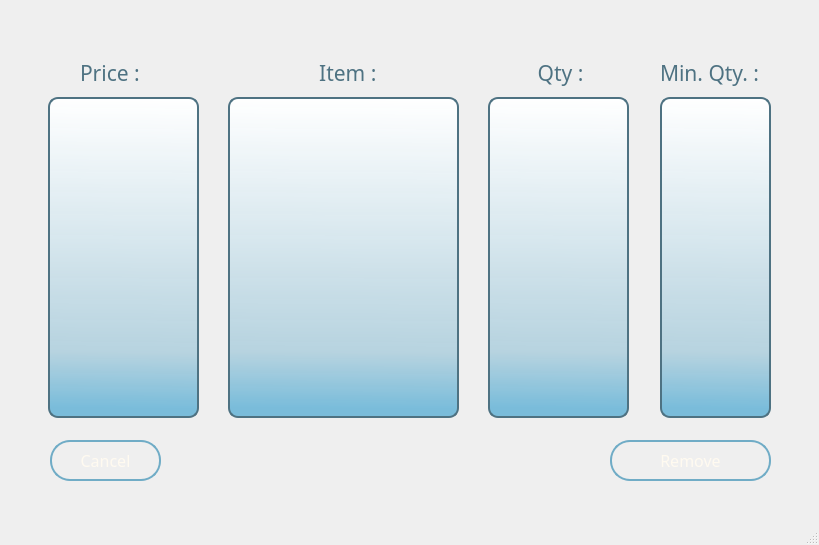
<?xml version="1.0" encoding="UTF-8"?>
<ui version="4.0">
 <class>show_inven</class>
 <widget class="QMainWindow" name="show_inven">
  <property name="geometry">
   <rect>
    <x>0</x>
    <y>0</y>
    <width>819</width>
    <height>545</height>
   </rect>
  </property>
  <property name="windowTitle">
   <string>Current Inventory</string>
  </property>
  <property name="windowIcon">
   <iconset>
    <normaloff>icon.png</normaloff>icon.png</iconset>
  </property>
  <property name="styleSheet">
   <string notr="true"/>
  </property>
  <widget class="QWidget" name="centralwidget">
   <widget class="QListView" name="price_list">
    <property name="geometry">
     <rect>
      <x>48</x>
      <y>97</y>
      <width>151</width>
      <height>321</height>
     </rect>
    </property>
    <property name="font">
     <font>
      <family>Segoe UI Variable Small Light</family>
      <pointsize>10</pointsize>
     </font>
    </property>
    <property name="styleSheet">
     <string notr="true">QListView {
    background-color: qlineargradient(spread:pad, x1:0.537, y1:0.971591, x2:0.542, y2:0, stop:0 rgba(114, 185, 217, 239), stop:0.178947 rgba(180, 210, 223, 243), stop:1 rgba(255, 255, 255, 255));
    border: 2px solid rgb(78, 114, 130);
    border-radius: 10px;
}
</string>
    </property>
   </widget>
   <widget class="QListView" name="qty_list">
    <property name="geometry">
     <rect>
      <x>488</x>
      <y>97</y>
      <width>141</width>
      <height>321</height>
     </rect>
    </property>
    <property name="font">
     <font>
      <family>Segoe UI Variable Small Light</family>
      <pointsize>10</pointsize>
     </font>
    </property>
    <property name="styleSheet">
     <string notr="true">QListView {
    background-color: qlineargradient(spread:pad, x1:0.537, y1:0.971591, x2:0.542, y2:0, stop:0 rgba(114, 185, 217, 239), stop:0.178947 rgba(180, 210, 223, 243), stop:1 rgba(255, 255, 255, 255));
    border: 2px solid rgb(78, 114, 130);
    border-radius: 10px;
}
</string>
    </property>
   </widget>
   <widget class="QListView" name="item_list">
    <property name="geometry">
     <rect>
      <x>228</x>
      <y>97</y>
      <width>231</width>
      <height>321</height>
     </rect>
    </property>
    <property name="font">
     <font>
      <family>Segoe UI Variable Small Light</family>
      <pointsize>10</pointsize>
     </font>
    </property>
    <property name="styleSheet">
     <string notr="true">QListView {
    background-color: qlineargradient(spread:pad, x1:0.537, y1:0.971591, x2:0.542, y2:0, stop:0 rgba(114, 185, 217, 239), stop:0.178947 rgba(180, 210, 223, 243), stop:1 rgba(255, 255, 255, 255));
    border: 2px solid rgb(78, 114, 130);
    border-radius: 10px;
}
</string>
    </property>
   </widget>
   <widget class="QListView" name="m_qty_list">
    <property name="geometry">
     <rect>
      <x>660</x>
      <y>97</y>
      <width>111</width>
      <height>321</height>
     </rect>
    </property>
    <property name="font">
     <font>
      <family>Segoe UI Variable Small Light</family>
      <pointsize>10</pointsize>
     </font>
    </property>
    <property name="styleSheet">
     <string notr="true">QListView {
    background-color: qlineargradient(spread:pad, x1:0.537, y1:0.971591, x2:0.542, y2:0, stop:0 rgba(114, 185, 217, 239), stop:0.178947 rgba(180, 210, 223, 243), stop:1 rgba(255, 255, 255, 255));
    border: 2px solid rgb(78, 114, 130);
    border-radius: 10px;
}
</string>
    </property>
   </widget>
   <widget class="QLabel" name="price_label">
    <property name="geometry">
     <rect>
      <x>80</x>
      <y>57</y>
      <width>101</width>
      <height>31</height>
     </rect>
    </property>
    <property name="font">
     <font>
      <family>Segoe UI Variable Small Semilig</family>
      <pointsize>16</pointsize>
     </font>
    </property>
    <property name="styleSheet">
     <string notr="true">QLabel {
    color:rgb(78, 114, 130);
}
</string>
    </property>
    <property name="text">
     <string>Price : </string>
    </property>
   </widget>
   <widget class="QLabel" name="item_label">
    <property name="geometry">
     <rect>
      <x>300</x>
      <y>57</y>
      <width>101</width>
      <height>31</height>
     </rect>
    </property>
    <property name="font">
     <font>
      <family>Segoe UI Variable Small Semilig</family>
      <pointsize>16</pointsize>
     </font>
    </property>
    <property name="styleSheet">
     <string notr="true">QLabel {
    color:rgb(78, 114, 130);
}
</string>
    </property>
    <property name="text">
     <string>Item : </string>
    </property>
    <property name="alignment">
     <set>Qt::AlignCenter</set>
    </property>
   </widget>
   <widget class="QLabel" name="qty_label">
    <property name="geometry">
     <rect>
      <x>510</x>
      <y>57</y>
      <width>101</width>
      <height>31</height>
     </rect>
    </property>
    <property name="font">
     <font>
      <family>Segoe UI Variable Small Semilig</family>
      <pointsize>16</pointsize>
     </font>
    </property>
    <property name="styleSheet">
     <string notr="true">QLabel {
    color:rgb(78, 114, 130);
}
</string>
    </property>
    <property name="text">
     <string>Qty :</string>
    </property>
    <property name="alignment">
     <set>Qt::AlignCenter</set>
    </property>
   </widget>
   <widget class="QLabel" name="m_qty_label">
    <property name="geometry">
     <rect>
      <x>660</x>
      <y>57</y>
      <width>111</width>
      <height>31</height>
     </rect>
    </property>
    <property name="font">
     <font>
      <family>Segoe UI Variable Small Semilig</family>
      <pointsize>16</pointsize>
     </font>
    </property>
    <property name="styleSheet">
     <string notr="true">QLabel {
    color:rgb(78, 114, 130);
}
</string>
    </property>
    <property name="text">
     <string>Min. Qty. :</string>
    </property>
   </widget>
   <widget class="QPushButton" name="cancel_pb">
    <property name="geometry">
     <rect>
      <x>50</x>
      <y>440</y>
      <width>111</width>
      <height>41</height>
     </rect>
    </property>
    <property name="font">
     <font>
      <family>Segoe UI Variable Small</family>
      <pointsize>-1</pointsize>
     </font>
    </property>
    <property name="styleSheet">
     <string notr="true">QPushButton {
    background-color: qlineargradient(spread:repeat, x1:0, y1:0.602, x2:1, y2:0.603, 
    stop:0.0631579 rgba(0, 115, 168, 216), 
    stop:0.448864 rgba(14, 116, 163, 227), 
    stop:0.653409 rgba(25, 116, 159, 199), 
    stop:0.8125 rgba(35, 117, 155, 191), 
    stop:0.982955 rgba(49, 118, 150, 185));
    
    color: #FFFAF0;  
    border-radius: 20px;      
    padding: 10px;             
    font-size: 16px;           
    border: 2px solid rgb(112, 172, 198);  /* Blue border */
}
QPushButton {
    background-color: qlineargradient(spread:repeat, x1:0, y1:0.602, x2:1, y2:0.603, 
    stop:0.0631579 rgba(0, 115, 168, 216), 
    stop:0.448864 rgba(14, 116, 163, 227), 
    stop:0.653409 rgba(25, 116, 159, 199), 
    stop:0.8125 rgba(35, 117, 155, 191), 
    stop:0.982955 rgba(49, 118, 150, 185));
    
    color: #FFFAF0;  
    border-radius: 20px;      
    padding: 10px;             
    font-size: 16px;           
    border: 2px solid rgb(112, 172, 198);  /* Blue border */
}

QPushButton:pressed {
    background-color: qlineargradient(spread:repeat, x1:0, y1:0.602, x2:1, y2:0.603, 
    stop:0.0631579 rgba(0, 100, 140, 216),  /* Darker version of the gradient */
    stop:0.448864 rgba(10, 100, 140, 227), 
    stop:0.653409 rgba(20, 100, 140, 199), 
    stop:0.8125 rgba(30, 100, 140, 191), 
    stop:0.982955 rgba(40, 100, 140, 185));
}
</string>
    </property>
    <property name="text">
     <string>Cancel</string>
    </property>
   </widget>
   <widget class="QPushButton" name="remove_pb">
    <property name="geometry">
     <rect>
      <x>610</x>
      <y>440</y>
      <width>161</width>
      <height>41</height>
     </rect>
    </property>
    <property name="font">
     <font>
      <family>Segoe UI Variable Small</family>
      <pointsize>-1</pointsize>
     </font>
    </property>
    <property name="styleSheet">
     <string notr="true">QPushButton {
    background-color: qlineargradient(spread:repeat, x1:0, y1:0.602, x2:1, y2:0.603, 
    stop:0.0631579 rgba(0, 115, 168, 216), 
    stop:0.448864 rgba(14, 116, 163, 227), 
    stop:0.653409 rgba(25, 116, 159, 199), 
    stop:0.8125 rgba(35, 117, 155, 191), 
    stop:0.982955 rgba(49, 118, 150, 185));
    
    color: #FFFAF0;  
    border-radius: 20px;      
    padding: 10px;             
    font-size: 16px;           
    border: 2px solid rgb(112, 172, 198);  /* Blue border */
}
QPushButton {
    background-color: qlineargradient(spread:repeat, x1:0, y1:0.602, x2:1, y2:0.603, 
    stop:0.0631579 rgba(0, 115, 168, 216), 
    stop:0.448864 rgba(14, 116, 163, 227), 
    stop:0.653409 rgba(25, 116, 159, 199), 
    stop:0.8125 rgba(35, 117, 155, 191), 
    stop:0.982955 rgba(49, 118, 150, 185));
    
    color: #FFFAF0;  
    border-radius: 20px;      
    padding: 10px;             
    font-size: 16px;           
    border: 2px solid rgb(112, 172, 198);  /* Blue border */
}

QPushButton:pressed {
    background-color: qlineargradient(spread:repeat, x1:0, y1:0.602, x2:1, y2:0.603, 
    stop:0.0631579 rgba(0, 100, 140, 216),  /* Darker version of the gradient */
    stop:0.448864 rgba(10, 100, 140, 227), 
    stop:0.653409 rgba(20, 100, 140, 199), 
    stop:0.8125 rgba(30, 100, 140, 191), 
    stop:0.982955 rgba(40, 100, 140, 185));
}
</string>
    </property>
    <property name="text">
     <string>Remove</string>
    </property>
   </widget>
  </widget>
  <widget class="QMenuBar" name="menubar">
   <property name="geometry">
    <rect>
     <x>0</x>
     <y>0</y>
     <width>819</width>
     <height>26</height>
    </rect>
   </property>
  </widget>
  <widget class="QStatusBar" name="statusbar"/>
 </widget>
 <resources/>
 <connections/>
</ui>
